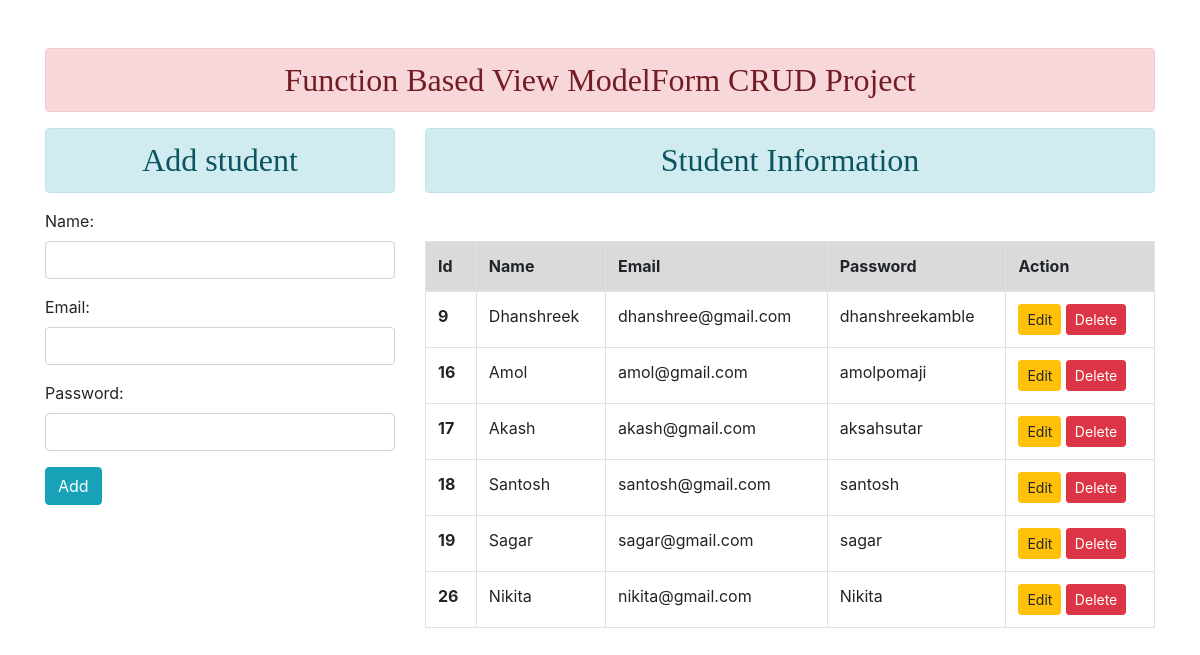
The page / on the database its author committed.
### Enroll/models.py (models this page shows)
class User(models.Model):
    Name = models.CharField(max_length=70)
    Email = models.EmailField(max_length=100)
    Password = models.CharField(max_length=50)

### Enroll/views.py (the view)
# urls.py: path('', views.add_show, name='addandshow'),
def add_show(request):
    if request.method == 'POST':
        fm = StudentRegistration(request.POST)
        if fm.is_valid():
            nm = fm.cleaned_data['Name']
            em = fm.cleaned_data['Email']
            pw = fm.cleaned_data['Password']
            reg = User(Name=nm, Email=em, Password=pw)
            reg.save()
            fm = StudentRegistration()
    else:
        fm = StudentRegistration()
    data = User.objects.all()
    return render(request, 'Enroll/addandshow.html', {'form': fm, 'data': data})

### Enroll/forms.py
class StudentRegistration(forms.ModelForm):
    class Meta:
        model = User
        fields = ('Name', 'Email', 'Password')
        widgets = {
            'Name': forms.TextInput(attrs={'class': 'form-control'}),
            'Email': forms.EmailInput(attrs={'class': 'form-control'}),
            'Password': forms.PasswordInput(render_value=True, attrs={'class': 'form-control'}),
        }

### templates/Enroll/addandshow.html (shortened to what this page needs)
<!DOCTYPE html>
{% extends 'Enroll/base.html' %}
{% block content %}
<div class="row">
    <div class="col-md-4">
        <h2 class="text-center alert alert-info">Add student</h2>
        <form action="" method="POST">
            {{ form.as_p }}
            <input type="submit" value="Add" class="btn btn-info">
        </form>
    </div>
    <div class="col-md-8">
        <h2 class="text-center alert alert-info">Student Information</h2>
        {% if data %}
        <table class="table table-hover table-bordered mt-5">
            <thead>
                <tr class="table-active">
                    <th>Id</th>
                    <th>Name</th>
                    <th>Email</th>
                    <th>Password</th>
                    <th>Action</th>
                </tr>
            </thead>
            <tbody>
            {% for d in data %}
                <tr>
                    <th scope="row">{{ d.id }}</th>
                    <td>{{ d.Name }}</td>
                    <td>{{ d.Email }}</td>
                    <td>{{ d.Password }}</td>
                    <td>
                        <a href="{% url 'update_data' d.id %}" class="btn btn-warning btn-sm">Edit</a>
                        <form action="{% url 'delete_data' d.id %}" method="post" class="d-inline">
                            <input type="submit" value="Delete" class="btn btn-danger btn-sm">
                        </form>
                    </td>
                </tr>
            {% endfor %}
            </tbody>
        </table>
        {% else %}
        <h2 class="text-center alert alert-info">Record Not Found....!!</h2>
        {% endif %}
    </div>
</div>
{% endblock content %}

### templates/Enroll/base.html (shortened to what this page needs)
<!DOCTYPE html>
{% load static %}
<html lang="en">
<head>
    <link href="{% static 'css/bootstrap.css' %}" rel="stylesheet">
</head>
<body>
<div class="container mt-5">
    <h2 class=" text-center alert alert-danger">Function Based View ModelForm CRUD Project</h2>
    {% block content %}
    {% endblock content %}
</div>
</body>
</html>

### templates/Enroll/base.html (style rules this page uses)
h2 { font-family:times new roman; }

### rows shown on the page
User: id "9", Name "Dhanshreek", Email "dhanshree@gmail.com", Password "dhanshreekamble"
User: id "16", Name "Amol", Email "amol@gmail.com", Password "amolpomaji"
User: id "17", Name "Akash", Email "akash@gmail.com", Password "aksahsutar"
User: id "18", Name "Santosh", Email "santosh@gmail.com", Password "santosh"
User: id "19", Name "Sagar", Email "sagar@gmail.com", Password "sagar"
User: id "26", Name "Nikita", Email "nikita@gmail.com", Password "Nikita"
